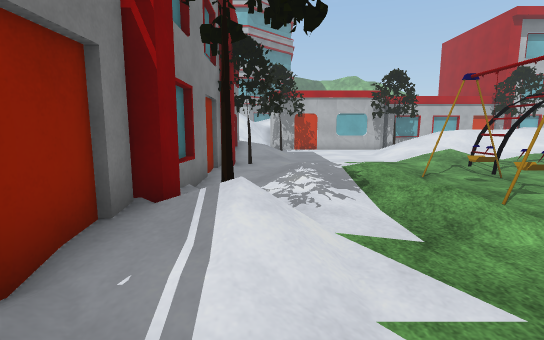
[1] (above)

18 first-person views from a walk through a 3-D level made in the Unity game engine. The camera is 1.4 m above the floor, tilts 8° down and sees 85° across. The floor is counted in squares, 1 m on a side. Each view is taken from the middle of a square. On the plan, view 1 faces up. The plan holds only what a view shows up to about 14 squares ahead; the rest is blank. The place goes on beyond the plan. The player is left out. Some animated figures are not drawn. Door leaves are left out, so doorways stand open. Some surface patterns are stand-ins.

[2]
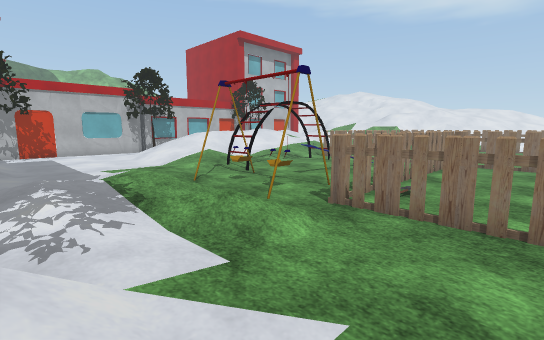

[3]
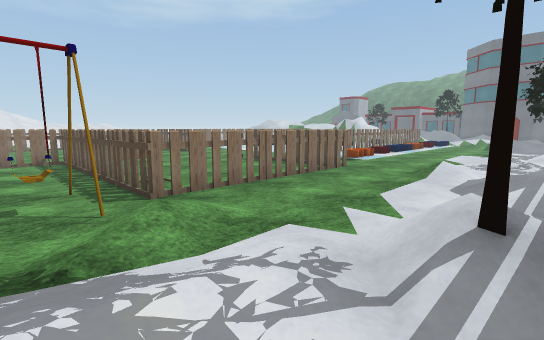

[4]
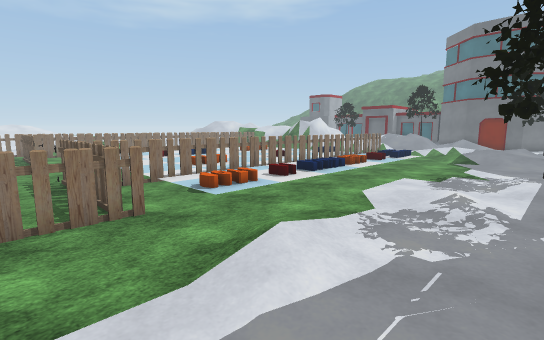

[5]
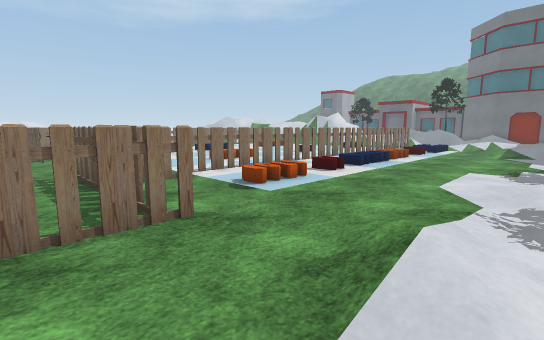

[6]
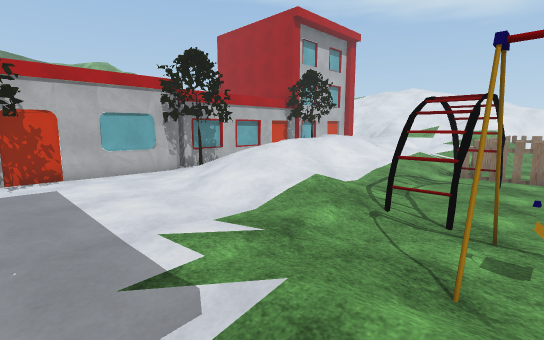

[7]
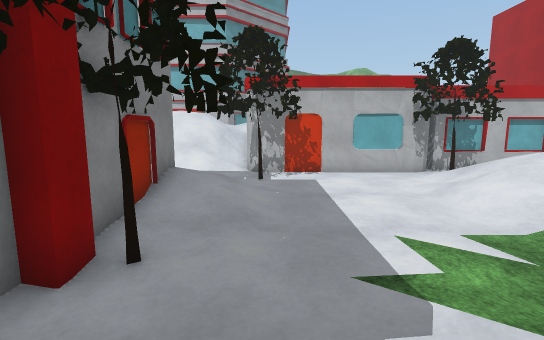

[8]
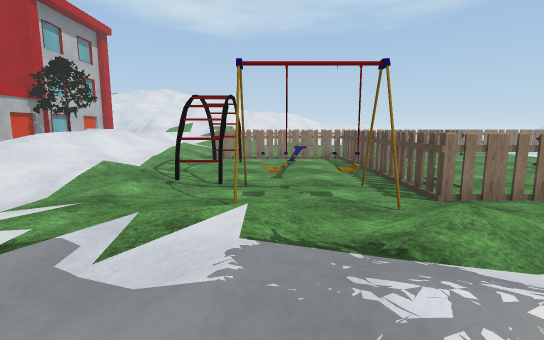

[9]
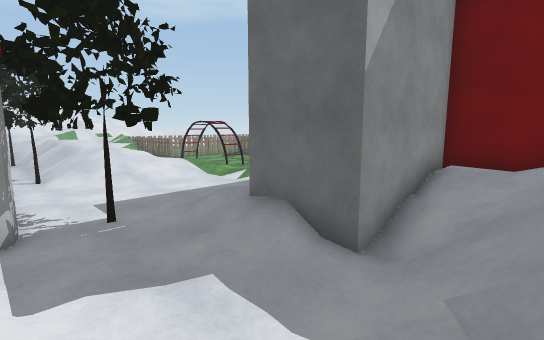

[10]
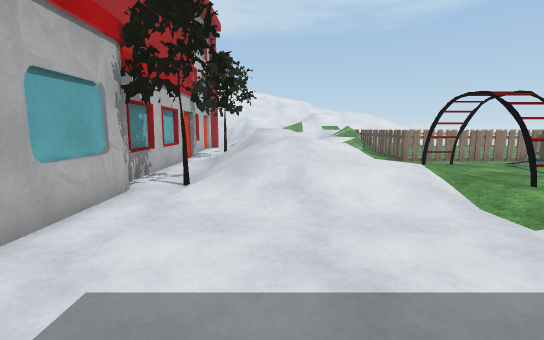

[11]
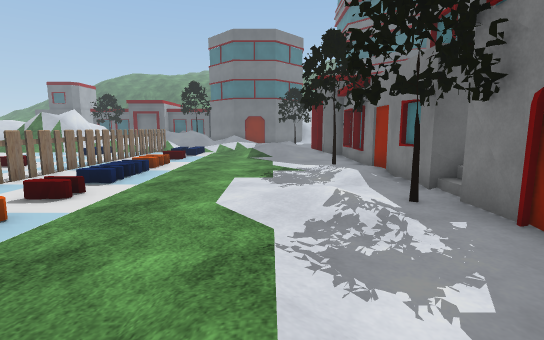

[12]
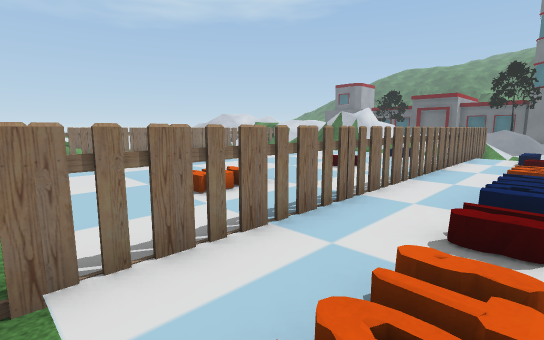

[13]
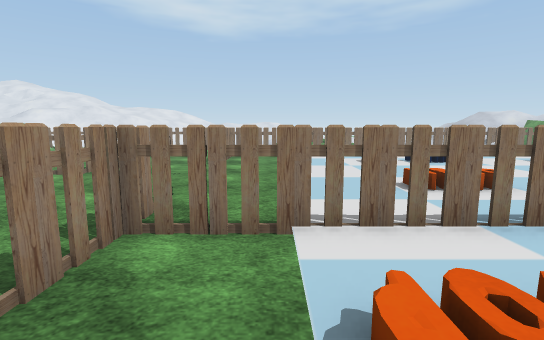

[14]
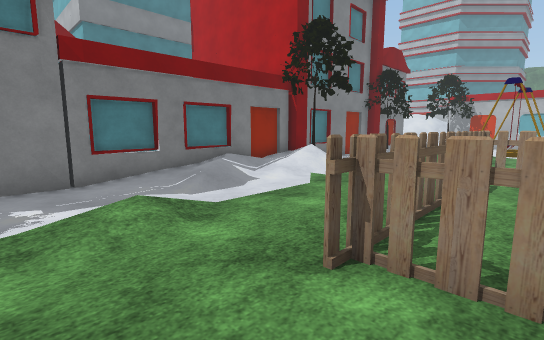

[15]
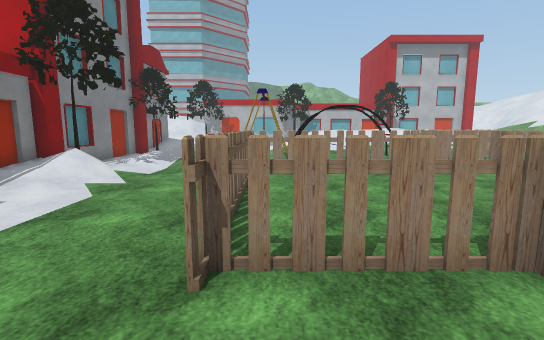

[16]
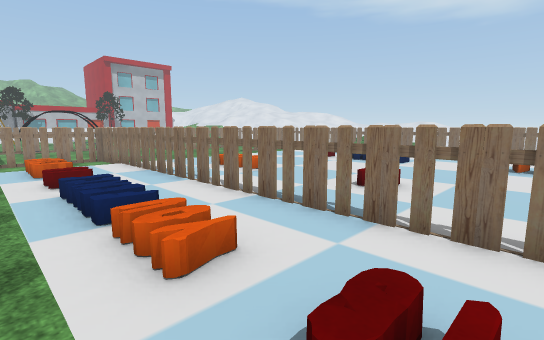

[17]
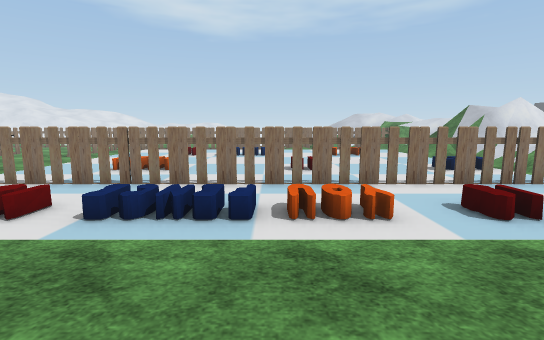

[18]
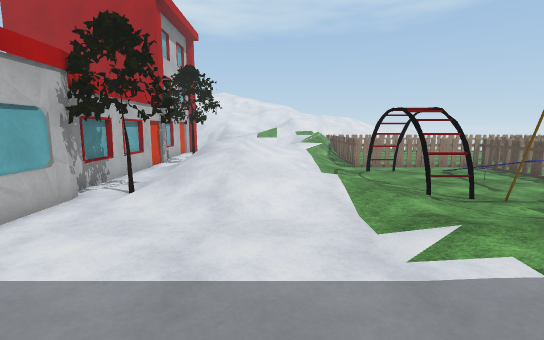

### Floor plan
Key: @ floor where view 1 was taken; # wall or solid block; x gap in a wall; . main floor; : floor 0.25 m higher than the main floor; + floor 0.5 m higher than the main floor; * floor 0.75 m higher than the main floor; % floor 1 m higher than the main floor; & floor 1.25 m higher than the main floor; $ floor 3.25 m higher than the main floor; / step, stairs or slope; D open door; O other object.
Columns run from 8 left of view 1 to 13 right of it. Each row starts with its distance up from view 1.
 21  *   //.#####O######O#
 20     ............x....
 19   .......O...../# ///
 18  //............//O///
 17  //..////......///%/&&
 16  ///#OO+/.....////////
 15  ///O O+/...../+//////
 14  /%/O #:/...../+///:++
 13  /&/O #........:/../:/
 12  OOO  ##....DDDDDDDDDD
 11       #....DDDDDODDDOD
 10       #....DD..O....O.
  9       #.//:DDO.OO...O.
  8       #.:+:DD.O.......
  7       #.:::DD.O.OOO//.
  6       O.://DDOO.......
  5       O/::.DD.........
  4       OO/..DDOOOOOOOOO
  3       #//..DDO........
  2       #:/..DDO........
  1       #/...DDO........
  0       #/@..DDO........
 -1       #//..D.O.......
 -2       #./..DDO........
 -3       O.../DDOOOOOOODD
 -4       #.../D.....O....
 -5       #...:DD....O....
 -6       #....DD.//.O....
 -7       #....D..//.O....
 -8       #../.DD....O....
 -9       O#/:.DD.//.O....
-10      O#O...D.....O....
-11       $....DD.//.O....
-12     # $.:..DD.//.O....
-13     # $....D.....O....
-14     O  .O..DD.//.O....
-15     #  . ..DD....O....
-16 O      ....D..//.O....
-17 O      ....DD.//.O....

Where each view was taken, in squares from view 1:
view 1: 0 up, 0 right, facing up
view 2: 1 up, 0 right, facing up-right
view 3: 7 up, 1 left, facing down-right
view 4: 1 down, 1 left, facing down-right
view 5: 1 down, 1 right, facing down-right
view 6: 8 up, 1 right, facing up-right
view 7: 8 up, 1 right, facing up
view 8: 8 up, 1 left, facing right
view 9: 21 up, 7 left, facing down-right
view 10: 17 up, 0 right, facing right
view 11: 3 down, 2 right, facing down
view 12: 5 down, 6 right, facing down-right
view 13: 5 down, 5 right, facing right
view 14: 6 down, 7 right, facing up-left
view 15: 6 down, 6 right, facing up
view 16: 17 down, 5 right, facing up-right
view 17: 13 down, 2 right, facing right
view 18: 15 up, 1 left, facing right
